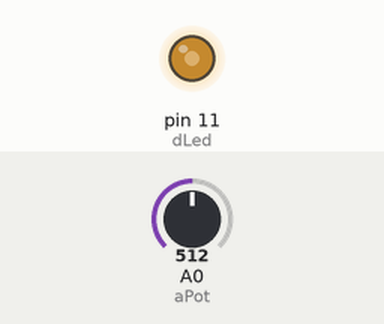
Simulated run of this sketch. Board: Arduino Uno, built with avr-gcc and run on an emulated ATmega328P. Shown: output pins drawn as LEDs (lit = HIGH). Inputs (shaded band) come from the test bench; at power-on: A0 (aPot) = 512.

Above: at 1.2 s.
1.3 s: A0 (aPot) set to 716
At 2.5 s:
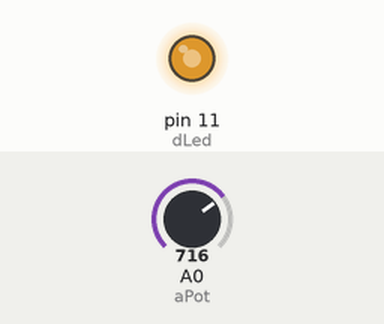
2.8 s: A0 (aPot) set to 900
At 3.6 s:
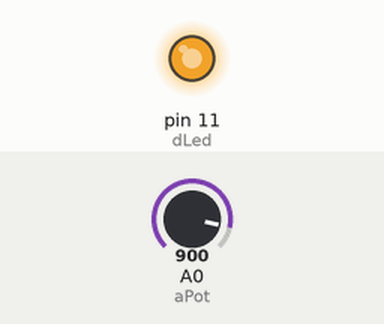
4.3 s: A0 (aPot) set to 122
At 4.7 s:
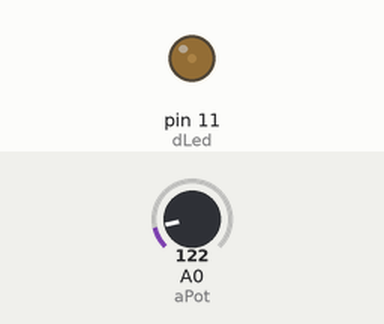
5.8 s: A0 (aPot) set to 0
At 7.0 s:
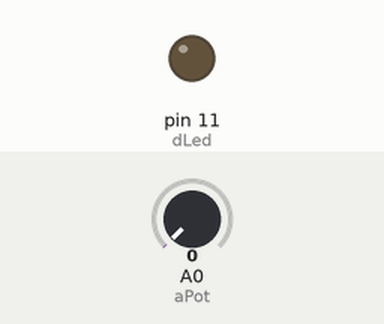
7.3 s: A0 (aPot) set to 511
At 8.2 s:
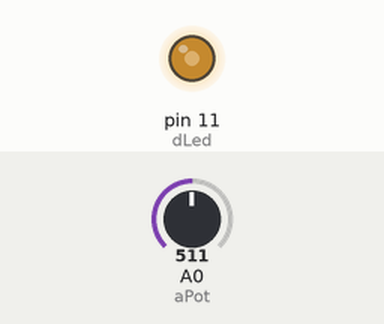
Timing chart, 0 to 9.8 s (numbered marks = the images above; inputs shaded):
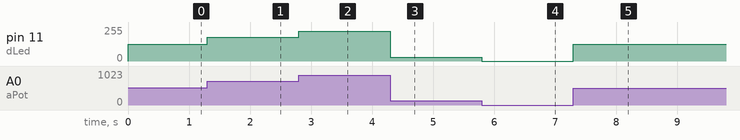

The sketch:

projeto_dimmer.ino
```cpp
const int aPot = 0;
const int dLed = 11;
int potenciaAtual = 0;
int pwm = 0;

void setup(){
  pinMode(dLed, OUTPUT);
  pinMode(aPot, INPUT);
}


void loop(){
  potenciaAtual = analogRead(aPot);
  pwm = map(potenciaAtual, 0, 1023, 0, 255);
  analogWrite(dLed, pwm);
}
```

Measured:
- after the input at 1.3 s, pin 11 (dLed): 127/255 → 178/255 at once
- after the input at 2.8 s, pin 11 (dLed): 178/255 → 224/255 at once
- after the input at 4.3 s, pin 11 (dLed): 224/255 → 30/255 at once
- after the input at 5.8 s, pin 11 (dLed): 30/255 → 0/255 at once
- after the input at 7.3 s, pin 11 (dLed): 0/255 → 127/255 at once
